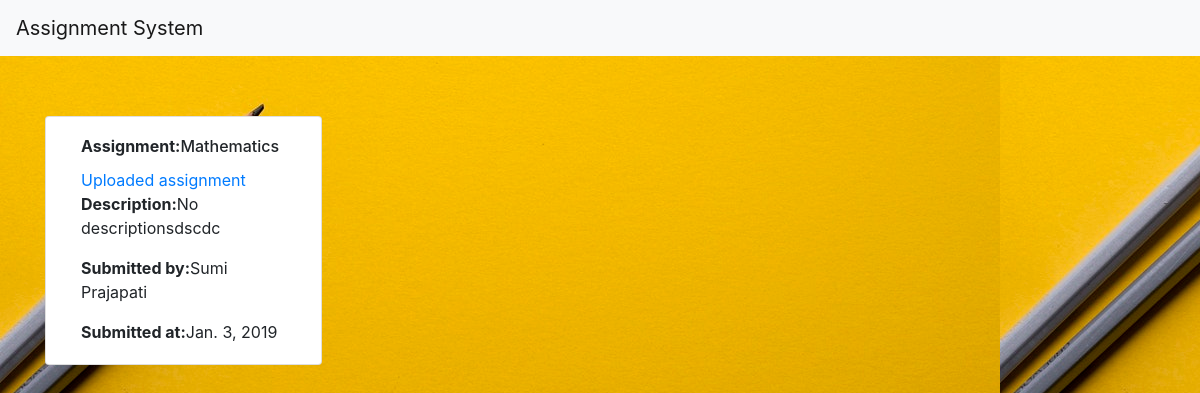
Page /detail/5/ on the committed database.
### student/models.py (models this page shows, shortened)
class Submission(models.Model):
    description = models.CharField(max_length=100, null=True, blank=True, default="No description")
    upload = models.FileField(upload_to='submissions/',blank=True)
    submitted_at = models.DateField(default=None)
    last_updated = models.DateField(auto_now=True)
    active = models.BooleanField(default=True)
    assignment = models.ForeignKey(
        Assignment,
        on_delete=models.CASCADE,
        related_name='submissions'
    )
    user = models.ForeignKey(
        MyUser,
        on_delete=models.CASCADE,
        related_name='submissions'
    )

class Assignment(models.Model):
    title = models.CharField(max_length=255)
    upload = models.FileField(upload_to='assignments/', null=True, default="No file uploaded",blank=True)
    due_date = models.DateField()
    created_at = models.DateField(auto_now_add=True)
    last_updated = models.DateField(auto_now=True)
    active = models.BooleanField(default=True)
    course_code = models.CharField(max_length=8)
    course_title = models.CharField(max_length=255)
    user = models.ForeignKey(
        MyUser,
        on_delete=models.CASCADE,
        related_name='assignments'
    )
    def __str__(self):
        return self.title

class MyUser(AbstractBaseUser):
    email = models.EmailField(max_length=255,unique=True)
    full_name = models.CharField(max_length=250,blank=True,null=True)
    teacher = models.BooleanField(default=True)
    student = models.BooleanField(default=False)
    college_name = models.CharField(max_length=225,blank=True,null=True)
    is_active = models.BooleanField(default=True)
    is_admin = models.BooleanField(default=False)
    objects = MyUserManager()
    USERNAME_FIELD = 'email'
    REQUIRED_FIELDS = []

### student/views.py (the view)
# urls.py: path('detail/<pk>/', Assignmentsubmit.as_view(),name="assignment-detail"),
class Assignmentsubmit(DetailView):
    model = Submission
    template_name = 'student/detail.html'

### student/templates/student/detail.html (shortened to what this page needs)
{% extends "student/base.html" %}
{% block content %}
    {% load bootstrap4 %}
{% bootstrap_css %}
    <div class="container">
        <div class="col-lg-9 col-md-8 col-sm-12">
          <div class="row">
                              <div class="card col-lg-4 col-md-6 col-sm-12" style="margin-right: 20px" >
              <div class="card-body">
                <h6 class="card-title"><b>Assignment:</b>{{ object.assignment}}</h6>
                  <a href="{{ MEDIA_URL }}{{ object.upload.url }}">Uploaded assignment</a>
                  <p class="card-text"><b>Description:</b>{{ object.description }}</p>
                                  <p class="card-text"><b>Submitted by:</b>{{ object.assignment.user.full_name }}</p>
                                    <p class="card-text"><b>Submitted at:</b>{{ object.submitted_at }}</p>
              </div>
            </div>
          </div>
        </div>
    </div>
{% endblock%}

### rows in the picture
Submission: assignment "Mathematics", description "No descriptionsdscdc", assignment.user.full_name "Sumi Prajapati", submitted_at "Jan. 3, 2019"
